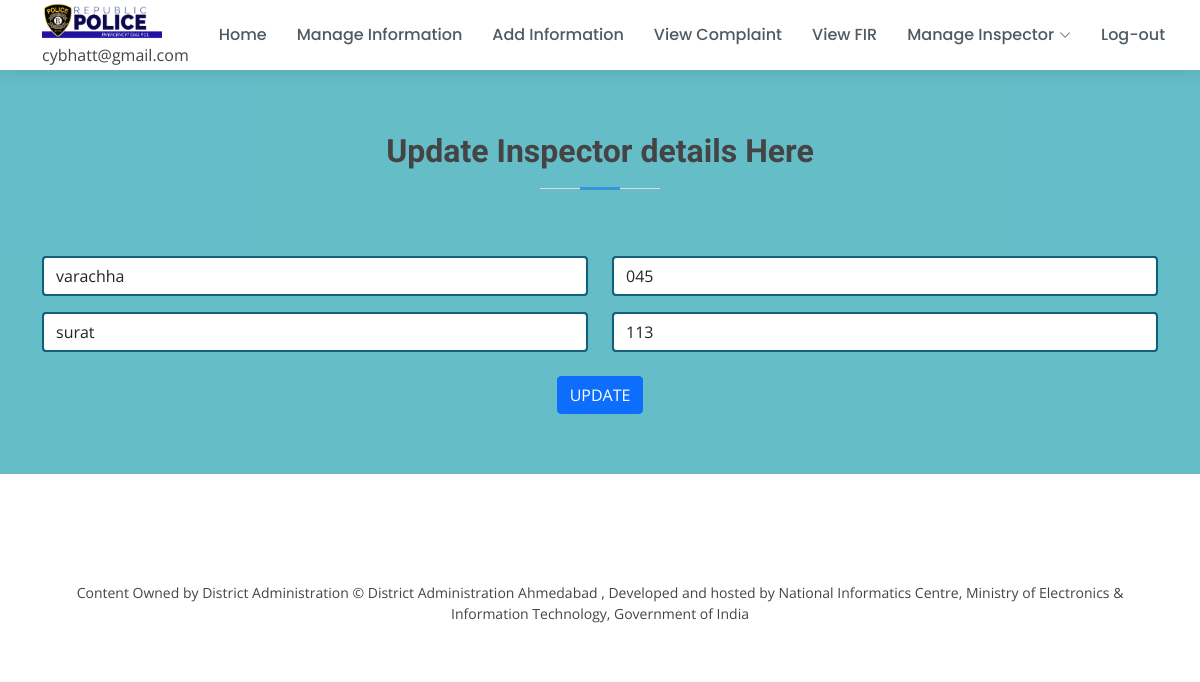
/commissioner/manageinfo-update/6 (signed in), run on the app's committed database.
### policestation/models.py (models this page shows, shortened)
class Commissioner(models.Model):
    email = models.EmailField(unique=True)
    password = models.CharField(max_length=30)
    name = models.CharField(max_length=30)
    area = models.CharField(max_length=50)
    stationname = models.CharField(max_length=40)
    action = models.BooleanField(default=False)

class Manageinfo(models.Model):
    branchname = models.CharField(max_length=50)
    branchcode = models.CharField(max_length=10)
    cityname = models.CharField(max_length=50)
    branchphone = models.CharField(max_length=15)

### policestation/views.py (the view)
# urls.py: path('manageinfo-update/<int:pk>',views.manageinfo_update,name='manageinfo-update'),
def manageinfo_update(request,pk):
    uid = Commissioner.objects.get(email=request.session['email'])
    info = Manageinfo.objects.get(id=pk)
    if request.method == 'POST':
        info.branchname = request.POST['branchname']
        info.branchcode = request.POST['branchcode']
        info.cityname = request.POST['cityname']
        info.branchphone = request.POST['branchphone']
        info.save()
        return redirect('manageinfo')
    else:
        return render(request,'manageinfo-update.html',{'uid':uid,'info':info})

### policestation/templates/manageinfo-update.html (shortened to what this page needs)
{% extends 'inner-page1.html' %}
{% load static %}
{% block content %}
<section id="appointment" class="appointment section-bg" style="background-color: rgba(0, 146, 165, 0.603);">
    <div class="container">
        <br><br><br>
      <div class="section-title">
        <h2>Update Inspector details Here</h2>
      </div>
      <form role="form" action="{% url 'manageinfo-update' info.id %}" method="POST"  data-aos="fade-up">
        <div class="row">
          <div class="col-md-6 form-group mt-3">
            <input type="text" name="branchname" value="{{info.branchname}}" class="form-control" placeholder="Branch Name" style="border: 2px solid rgb(17, 96, 121);" required>
          </div>
            <div class="col-md-6 form-group mt-3">
              <input type="number" class="form-control" value="{{info.branchcode}}" name="branchcode" placeholder="Branch Code" style="border: 2px solid rgb(17, 96, 121);" required>
            </div>
        </div>
        <div class="row">
          <div class="col-md-6 form-group mt-3 ">
            <input type="text" class="form-control" name="cityname" value="{{info.cityname}}" placeholder="City Name" style="border: 2px solid rgb(17, 96, 121);" required>
          </div>
          <div class="col-md-6 form-group mt-3">
            <input type="number" class="form-control" name="branchphone" value="{{info.branchphone}}" placeholder="Branch Phone Number" style="border: 2px solid rgb(17, 96, 121);" required>
          </div>
        </div>
        </div>
            <br>
        <div class="text-center">
          <button type="submit" class="btn btn-primary" >UPDATE</button>
        </div>
  </section>
  <br><br>
{% endblock %}

### policestation/templates/inner-page1.html (shortened to what this page needs)
{% load static %}
<!DOCTYPE html>
<html lang="en">
<head>
  <link href="{% static 'commissioner-assets/vendor/bootstrap/css/bootstrap.min.css' %}" rel="stylesheet">
  <link href="{% static 'commissioner-assets/vendor/bootstrap-icons/bootstrap-icons.css' %}" rel="stylesheet">
  <link href="{% static 'commissioner-assets/vendor/boxicons/css/boxicons.min.css' %}" rel="stylesheet">
  <link href="{% static 'commissioner-assets/vendor/glightbox/css/glightbox.min.css' %}" rel="stylesheet">
  <link href="{% static 'commissioner-assets/vendor/swiper/swiper-bundle.min.css' %}" rel="stylesheet">
  <link href="{% static 'commissioner-assets/css/style.css' %}" rel="stylesheet">
 </head>
<body>
  <header id="header" class="fixed-top d-flex align-items-center">
    <div class="container d-flex align-items-center">
      <div class="logo me-auto">
      <a href="index.html" class="logo me-auto"><img src="{% static 'assets/img/logo6.png' %}" alt=""></a>
  {{request.session.email}}
      </div>
      <nav id="navbar" class="navbar order-last order-lg-0">
        <ul>
          <li><a class="nav-link scrollto " href="{% url 'home' %}">Home</a></li>
          <li><a class="nav-link scrollto" href="{% url 'manageinfo' %}">Manage Information</a></li>
          <li><a class="nav-link scrollto" href="{% url 'addinfo' %}">Add Information</a></li>
          <li><a class="nav-link scrollto " href="{% url 'complaints' %}">View Complaint</a></li>
          <li><a class="nav-link scrollto" href="{% url 'firs' %}">View FIR</a></li>
          <li class="dropdown"><a href="#"><span>Manage Inspector</span> <i class="bi bi-chevron-down"></i></a>
          </li>
          <li><a class="nav-link scrollto" href="{% url 'log-out' %}">Log-out</a></li>
        </ul>
      </nav>
    </div>
  </header>
  {% block content %}
  {% endblock %}
  <footer id="footer">
    <center>
        <div class="footer-top">
        <div class="container">
          <div class="copyright">
            Content Owned by District Administration
            © District Administration Ahmedabad , Developed and hosted by National Informatics Centre,
            Ministry of Electronics & Information Technology, Government of India
          </div>
              </div>
      </center>
      </footer>
</body>
</html>

### policestation/static/commissioner-assets/css/style.css (style rules this page uses)
body { font-family: "Open Sans", sans-serif; color: #444444; }
a { color: #3498db; text-decoration: none; }
h1, h2, h3, h4, h5, h6 { font-family: "Raleway", sans-serif; }
#header { height: 70px; transition: all 0.5s; z-index: 997; transition: all 0.5s; background: #fff; box-shadow: 0px 2px 15px rgba(0, 0, 0, 0.1); }
#header .logo img { max-height: 40px; }
.navbar { padding: 0; }
.navbar ul { margin: 0; padding: 0; display: flex; list-style: none; align-items: center; }
.navbar li { position: relative; }
.navbar a, .navbar a:focus { display: flex; align-items: center; justify-content: space-between; padding: 10px 0 10px 30px; font-family: "Poppins", sans-serif; font-size: 16px; font-weight: 500; color: #4f5a62; white-space: nowrap; transition: 0.3s; }
.navbar a i, .navbar a:focus i { font-size: 12px; line-height: 0; margin-left: 5px; }
section { padding: 60px 0; }
.section-bg { background-color: #f7fbfe; }
.section-title { text-align: center; padding-bottom: 30px; }
.section-title h2 { font-size: 32px; font-weight: 600; margin-bottom: 20px; padding-bottom: 20px; position: relative; }
.section-title h2::before { content: ""; position: absolute; display: block; width: 120px; height: 1px; background: #ddd; bottom: 1px; left: calc(50% - 60px); }
.section-title h2::after { content: ""; position: absolute; display: block; width: 40px; height: 3px; background: #3498db; bottom: 0; left: calc(50% - 20px); }
#footer { color: #444444; font-size: 14px; background: #f7fbfe; }
#footer .footer-top { padding: 60px 0 30px 0; background: #fff; }

### data on the page
Commissioner: session.email "cybhatt@gmail.com"
Manageinfo: branchname "varachha", branchcode "045", cityname "surat", branchphone "113"
